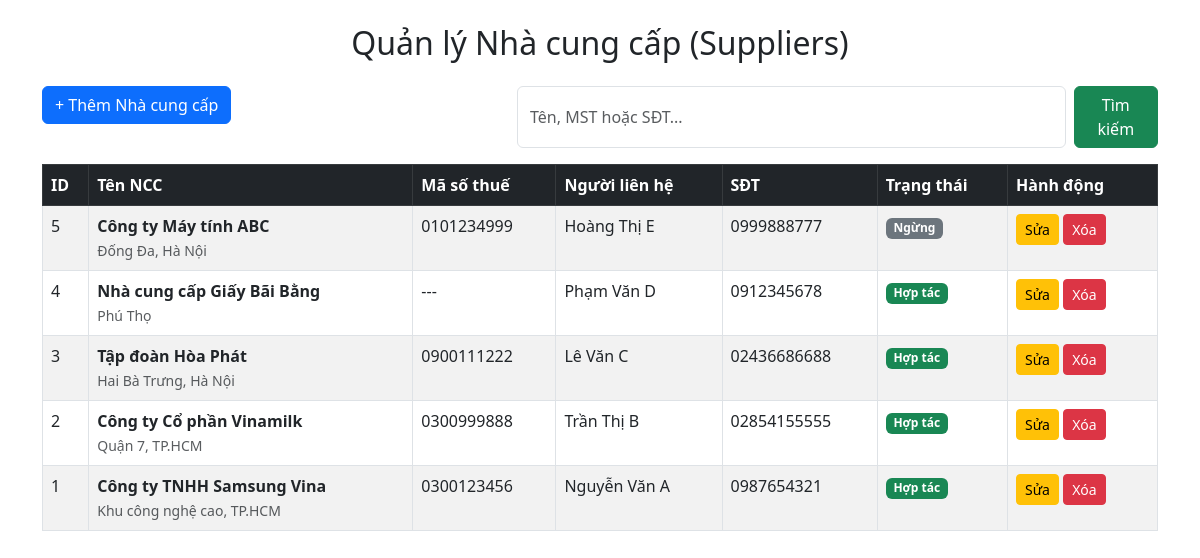
The page / on the database its author committed.
### tables this page shows
CREATE TABLE suppliers (
    id INT AUTO_INCREMENT PRIMARY KEY,
    supplier_name VARCHAR(120) NOT NULL,
    tax_code VARCHAR(30) NULL UNIQUE,  
    contact_name VARCHAR(120) NULL,
    phone VARCHAR(20) NULL,
    address VARCHAR(255) NULL,
    status TINYINT(1) DEFAULT 1,  
    created_at DATETIME DEFAULT CURRENT_TIMESTAMP,
    updated_at DATETIME DEFAULT CURRENT_TIMESTAMP ON UPDATE CURRENT_TIMESTAMP
);

### index.php (the view, shortened to what this page needs)
<?php
require_once 'db.php';
$keyword = '';
$sql = "SELECT * FROM suppliers
        WHERE supplier_name LIKE :kw
        OR tax_code LIKE :kw
        OR phone LIKE :kw
        ORDER BY id DESC";
$stmt = $conn->prepare($sql);
$stmt->execute([':kw' => "%$keyword%"]);
$suppliers = $stmt->fetchAll(PDO::FETCH_ASSOC);
?>
<!DOCTYPE html>
<html lang="vi">
<head>
    <link href="https://cdn.jsdelivr.net/npm/bootstrap@5.3.0/dist/css/bootstrap.min.css" rel="stylesheet">
</head>
<body class="container mt-4">
    <h2 class="text-center mb-4">Quản lý Nhà cung cấp (Suppliers)</h2>
    <div class="row mb-3">
        <div class="col-md-5">
            <a href="create.php" class="btn btn-primary">+ Thêm Nhà cung cấp</a>
        </div>
        <div class="col-md-7">
            <form action="" method="GET" class="d-flex">
                <input type="text" name="keyword" class="form-control me-2"
                       placeholder="Tên, MST hoặc SĐT..."
                       value="<?= htmlspecialchars($keyword) ?>">
                <button type="submit" class="btn btn-success">Tìm kiếm</button>
            </form>
        </div>
    </div>
    <table class="table table-bordered table-striped table-hover">
        <thead class="table-dark">
            <tr>
                <th>ID</th>
                <th>Tên NCC</th>
                <th>Mã số thuế</th>
                <th>Người liên hệ</th>
                <th>SĐT</th>
                <th>Trạng thái</th>
                <th style="width: 150px;">Hành động</th>
            </tr>
        </thead>
        <tbody>
            <?php if (count($suppliers) > 0): ?>
                <?php foreach ($suppliers as $s): ?>
                    <tr>
                        <td><?= htmlspecialchars($s['id']) ?></td>
                        <td>
                            <strong><?= htmlspecialchars($s['supplier_name']) ?></strong><br>
                            <small class="text-muted"><?= htmlspecialchars($s['address']) ?></small>
                        </td>
                        <td><?= htmlspecialchars($s['tax_code'] ?? '---') ?></td>
                        <td><?= htmlspecialchars($s['contact_name']) ?></td>
                        <td><?= htmlspecialchars($s['phone']) ?></td>
                        <td>
                            <?php if ($s['status'] == 1): ?>
                                <span class="badge bg-success">Hợp tác</span>
                            <?php else: ?>
                                <span class="badge bg-secondary">Ngừng</span>
                            <?php endif; ?>
                        </td>
                        <td>
                            <a href="edit.php?id=<?= $s['id'] ?>" class="btn btn-sm btn-warning">Sửa</a>
                            <a href="delete.php?id=<?= $s['id'] ?>"
                               class="btn btn-sm btn-danger"
                               onclick="return confirm('Xóa nhà cung cấp: <?= htmlspecialchars($s['supplier_name']) ?>?')">
                               Xóa
                            </a>
                        </td>
                    </tr>
                <?php endforeach; ?>
            <?php else: ?>
                <tr><td colspan="7" class="text-center">Chưa có dữ liệu</td></tr>
            <?php endif; ?>
        </tbody>
    </table>
</body>
</html>

### rows shown on the page
suppliers: id "5", supplier_name "Công ty Máy tính ABC", address "Đống Đa, Hà Nội", tax_code "0101234999", contact_name "Hoàng Thị E", phone "0999888777", status "Ngừng"
suppliers: id "4", supplier_name "Nhà cung cấp Giấy Bãi Bằng", address "Phú Thọ", tax_code "---", contact_name "Phạm Văn D", phone "0912345678", status "Hợp tác"
suppliers: id "3", supplier_name "Tập đoàn Hòa Phát", address "Hai Bà Trưng, Hà Nội", tax_code "0900111222", contact_name "Lê Văn C", phone "02436686688", status "Hợp tác"
suppliers: id "2", supplier_name "Công ty Cổ phần Vinamilk", address "Quận 7, TP.HCM", tax_code "0300999888", contact_name "Trần Thị B", phone "02854155555", status "Hợp tác"
suppliers: id "1", supplier_name "Công ty TNHH Samsung Vina", address "Khu công nghệ cao, TP.HCM", tax_code "0300123456", contact_name "Nguyễn Văn A", phone "0987654321", status "Hợp tác"
